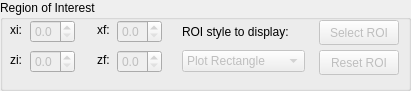
   <widget class="QGroupBox" name="panelUSroi">
    <property name="enabled">
     <bool>true</bool>
    </property>
    <property name="geometry">
     <rect>
      <x>30</x>
      <y>360</y>
      <width>411</width>
      <height>91</height>
     </rect>
    </property>
    <property name="sizePolicy">
     <sizepolicy hsizetype="Preferred" vsizetype="Preferred">
      <horstretch>1</horstretch>
      <verstretch>1</verstretch>
     </sizepolicy>
    </property>
    <property name="title">
     <string>Region of Interest</string>
    </property>
    <widget class="QLabel" name="lbXf">
     <property name="geometry">
      <rect>
       <x>97</x>
       <y>20</y>
       <width>21</width>
       <height>20</height>
      </rect>
     </property>
     <property name="sizePolicy">
      <sizepolicy hsizetype="Preferred" vsizetype="Preferred">
       <horstretch>1</horstretch>
       <verstretch>1</verstretch>
      </sizepolicy>
     </property>
     <property name="text">
      <string>xf:</string>
     </property>
    </widget>
    <widget class="QLabel" name="lbXi">
     <property name="geometry">
      <rect>
       <x>10</x>
       <y>20</y>
       <width>21</width>
       <height>20</height>
      </rect>
     </property>
     <property name="sizePolicy">
      <sizepolicy hsizetype="Preferred" vsizetype="Preferred">
       <horstretch>1</horstretch>
       <verstretch>1</verstretch>
      </sizepolicy>
     </property>
     <property name="text">
      <string>xi:</string>
     </property>
    </widget>
    <widget class="QLabel" name="lbZi">
     <property name="geometry">
      <rect>
       <x>10</x>
       <y>50</y>
       <width>21</width>
       <height>20</height>
      </rect>
     </property>
     <property name="sizePolicy">
      <sizepolicy hsizetype="Preferred" vsizetype="Preferred">
       <horstretch>1</horstretch>
       <verstretch>1</verstretch>
      </sizepolicy>
     </property>
     <property name="text">
      <string>zi:</string>
     </property>
    </widget>
    <widget class="QLabel" name="lbZf">
     <property name="geometry">
      <rect>
       <x>97</x>
       <y>50</y>
       <width>21</width>
       <height>20</height>
      </rect>
     </property>
     <property name="sizePolicy">
      <sizepolicy hsizetype="Preferred" vsizetype="Preferred">
       <horstretch>1</horstretch>
       <verstretch>1</verstretch>
      </sizepolicy>
     </property>
     <property name="text">
      <string>zf:</string>
     </property>
    </widget>
    <widget class="QLabel" name="lbROItext">
     <property name="geometry">
      <rect>
       <x>182</x>
       <y>20</y>
       <width>121</width>
       <height>23</height>
      </rect>
     </property>
     <property name="sizePolicy">
      <sizepolicy hsizetype="Preferred" vsizetype="Preferred">
       <horstretch>1</horstretch>
       <verstretch>1</verstretch>
      </sizepolicy>
     </property>
     <property name="text">
      <string>ROI style to display:</string>
     </property>
    </widget>
    <widget class="QComboBox" name="cbROItype">
     <property name="enabled">
      <bool>false</bool>
     </property>
     <property name="geometry">
      <rect>
       <x>182</x>
       <y>50</y>
       <width>123</width>
       <height>22</height>
      </rect>
     </property>
     <property name="sizePolicy">
      <sizepolicy hsizetype="Preferred" vsizetype="Preferred">
       <horstretch>1</horstretch>
       <verstretch>1</verstretch>
      </sizepolicy>
     </property>
     <item>
      <property name="text">
       <string>Plot Rectangle</string>
      </property>
     </item>
     <item>
      <property name="text">
       <string>Crop Image</string>
      </property>
     </item>
    </widget>
    <widget class="QPushButton" name="pbSROI">
     <property name="enabled">
      <bool>false</bool>
     </property>
     <property name="geometry">
      <rect>
       <x>319</x>
       <y>20</y>
       <width>80</width>
       <height>25</height>
      </rect>
     </property>
     <property name="sizePolicy">
      <sizepolicy hsizetype="Preferred" vsizetype="Preferred">
       <horstretch>1</horstretch>
       <verstretch>1</verstretch>
      </sizepolicy>
     </property>
     <property name="text">
      <string>Select ROI</string>
     </property>
    </widget>
    <widget class="QPushButton" name="pbResetROI">
     <property name="enabled">
      <bool>false</bool>
     </property>
     <property name="geometry">
      <rect>
       <x>319</x>
       <y>50</y>
       <width>80</width>
       <height>25</height>
      </rect>
     </property>
     <property name="sizePolicy">
      <sizepolicy hsizetype="Preferred" vsizetype="Preferred">
       <horstretch>1</horstretch>
       <verstretch>1</verstretch>
      </sizepolicy>
     </property>
     <property name="text">
      <string>Reset ROI</string>
     </property>
    </widget>
    <widget class="QDoubleSpinBox" name="sbXf">
     <property name="enabled">
      <bool>false</bool>
     </property>
     <property name="geometry">
      <rect>
       <x>117</x>
       <y>20</y>
       <width>45</width>
       <height>23</height>
      </rect>
     </property>
     <property name="sizePolicy">
      <sizepolicy hsizetype="Preferred" vsizetype="Preferred">
       <horstretch>1</horstretch>
       <verstretch>1</verstretch>
      </sizepolicy>
     </property>
     <property name="decimals">
      <number>1</number>
     </property>
     <property name="singleStep">
      <double>0.100000000000000</double>
     </property>
    </widget>
    <widget class="QDoubleSpinBox" name="sbZf">
     <property name="enabled">
      <bool>false</bool>
     </property>
     <property name="geometry">
      <rect>
       <x>117</x>
       <y>50</y>
       <width>45</width>
       <height>23</height>
      </rect>
     </property>
     <property name="sizePolicy">
      <sizepolicy hsizetype="Preferred" vsizetype="Preferred">
       <horstretch>1</horstretch>
       <verstretch>1</verstretch>
      </sizepolicy>
     </property>
     <property name="decimals">
      <number>1</number>
     </property>
     <property name="singleStep">
      <double>0.100000000000000</double>
     </property>
    </widget>
    <widget class="QDoubleSpinBox" name="sbXi">
     <property name="enabled">
      <bool>false</bool>
     </property>
     <property name="geometry">
      <rect>
       <x>30</x>
       <y>20</y>
       <width>45</width>
       <height>23</height>
      </rect>
     </property>
     <property name="sizePolicy">
      <sizepolicy hsizetype="Preferred" vsizetype="Preferred">
       <horstretch>1</horstretch>
       <verstretch>1</verstretch>
      </sizepolicy>
     </property>
     <property name="decimals">
      <number>1</number>
     </property>
     <property name="singleStep">
      <double>0.100000000000000</double>
     </property>
    </widget>
    <widget class="QDoubleSpinBox" name="sbZi">
     <property name="enabled">
      <bool>false</bool>
     </property>
     <property name="geometry">
      <rect>
       <x>30</x>
       <y>50</y>
       <width>45</width>
       <height>23</height>
      </rect>
     </property>
     <property name="sizePolicy">
      <sizepolicy hsizetype="Preferred" vsizetype="Preferred">
       <horstretch>1</horstretch>
       <verstretch>1</verstretch>
      </sizepolicy>
     </property>
     <property name="decimals">
      <number>1</number>
     </property>
     <property name="singleStep">
      <double>0.100000000000000</double>
     </property>
    </widget>
   </widget>
